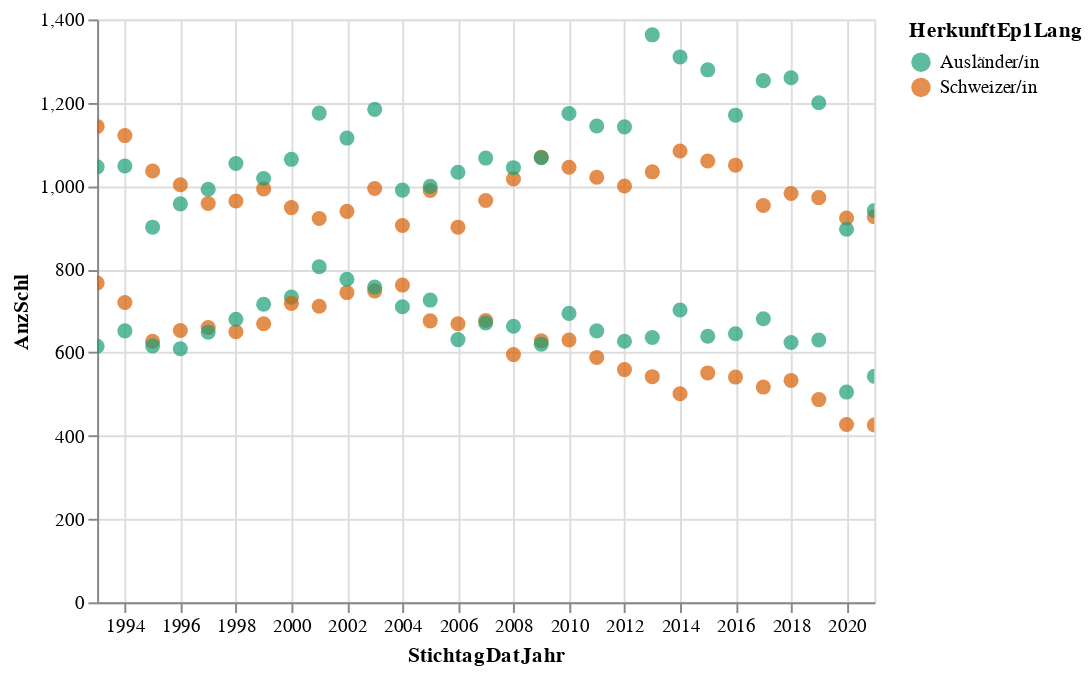

Write notebook code for a chart like this one.
### Code cell
alt.Chart(data2betested).mark_circle(size=60).encode(
    x='StichtagDatJahr',
    y='AnzSchl',
    #color='AnzNat',
    #color=alt.Color('AnzNat', scale=alt.Scale(scheme='greens')),
    color=alt.Color('HerkunftEp1Lang', scale=alt.Scale(scheme='dark2')),
    tooltip=['AnzSchl','StichtagDatJahr','HerkunftEp1Lang','HerkunftEp1Sort']
).interactive() # this makes the axes interactive: now you can zoom & pan
